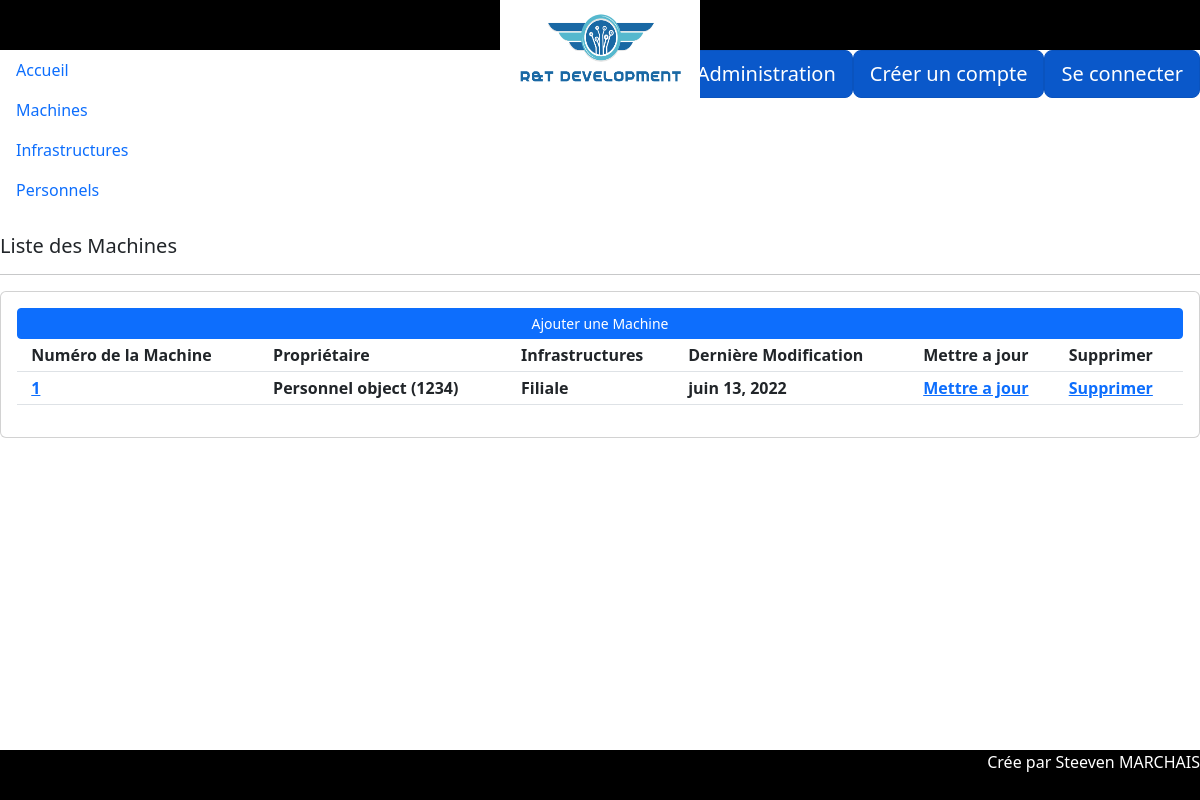
The page /machines/ on the database as committed earlier.
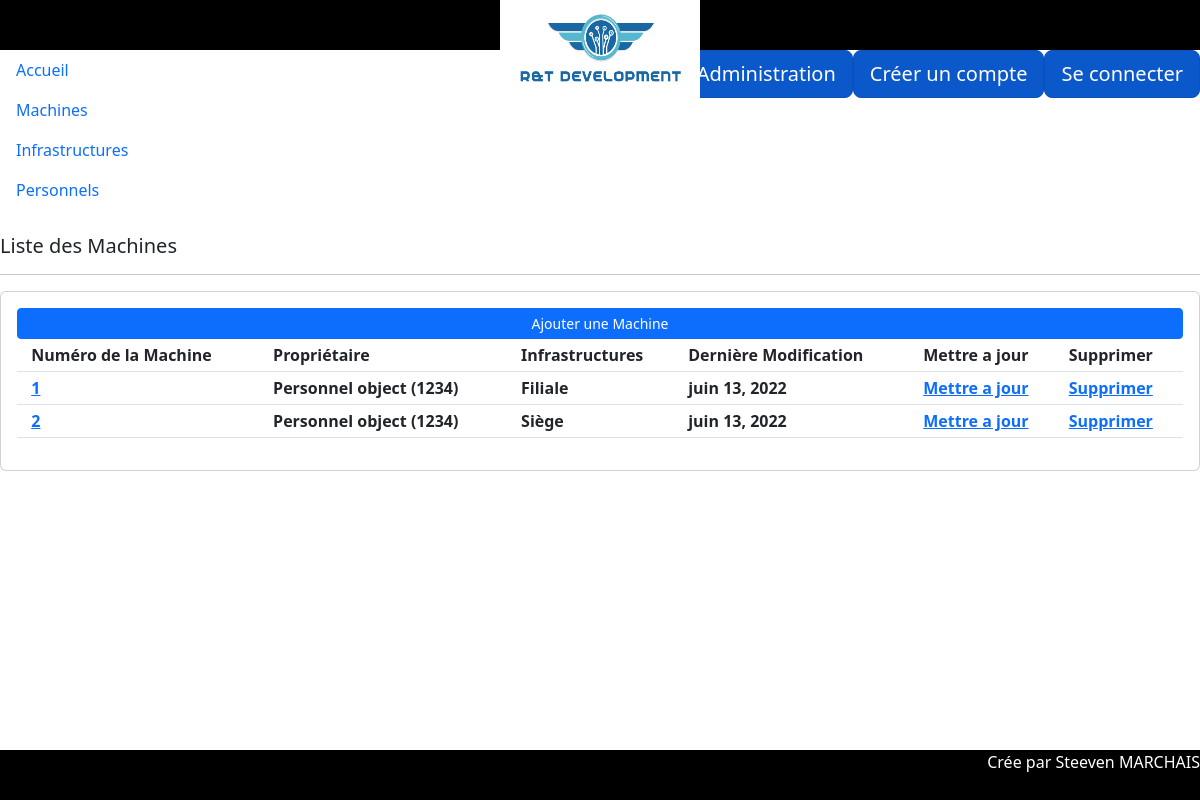
The same page on the database as committed later.
### machines/models.py (models this page shows)
class Machine(models.Model):
    TYPE = (
        ('PC', ('PC - Run windows')),
        ('Mac', ('MAc - Run MacOS')),
        ('Serveur', ('Serveur - Simple Server to deploy virtual machines')) ,
        ('Switch', ('Switch - To maintains and connect servers ')),
    )
    id = models.AutoField(primary_key=True, editable=False)
    proprietaire = models.BigIntegerField()
    proprietaire = models.ForeignKey(Personnel, null=True, on_delete=models.SET_NULL)
    infra = models.CharField(max_length=200)
    maintenanceDate = models.DateField(default = datetime.now())

### personnels/models.py (models this page shows)
class Personnel(models.Model):
    secu = models.BigIntegerField(
                primary_key= True,
                )
    nom = models.CharField(
                max_length=15)
    prenom = models.CharField(
                max_length=15)
    machine_perso = models.SmallIntegerField(
                )
    lieu_travail = models.CharField(
                max_length=15)
    date_de_maintenance = models.DateField(default = datetime.now())

### machines/views.py (the view)
# urls.py: path('', views.list_machines, name="list_machines"),
def list_machines(request):
    machines=Machine.objects.all()
    context = {'machines' :machines}
    return render(request, 'machines/list_machines.html', context)

### templates/machines/list_machines.html
{% extends 'main.html' %}
{% block content %}
<br>
<div class='row'>
    <div>
        <h5>Liste des Machines</h5>
        <hr>
        <div class="card card-body">
            <a class="btn btn-primary btn-sm btn-block" href="/admin/machines/machine/add/">Ajouter une Machine</a>
            <table class="table table-sm">
                <tr>
                    <th></th>
                    <th>Numéro de la Machine</a></th>
                    <th>Propriétaire</th>
                    <th>Infrastructures</th>
                    <th>Dernière Modification</th>
                    <th>Mettre a jour</th>
                    <th>Supprimer</th>
                </tr>
                {% for machine in machines %}
                    <tr>
                        <th></th>
                        <th><a href="{% url 'machine-detail' machine.id %}">{{machine.id}}</a></th>
                        <th>{{machine.proprietaire}}</th>
                        <th>{{machine.infra}}</th>
                        <th>{{machine.maintenanceDate}}</th>
                        <th><a href=''>Mettre a jour</a></th>
                        <th><a href="">Supprimer</a></th>
                    </tr>
                {% endfor %}
            </table>
        </div>
    </div>
</div>
{% endblock %}

### templates/main.html (shortened to what this page needs)
<!DOCTYPE html>
<html lang="fr">
<head>
    {% load static %}
    <link rel="stylesheet" href="{% static 'css/style.css' %}">
    <link href="https://cdn.jsdelivr.net/npm/bootstrap@5.2.0-beta1/dist/css/bootstrap.min.css" rel="stylesheet">
</head>
<header>
    {% load static %}
    <img id="logo" src="{% static 'computerapp/images/rtdev.png' %}"
    alt="logo" style="width:200px;height:100px">
</header>
<body>
    {% include 'base/navbar.html' %}
    {% include 'base/menu_gauche.html' %}
    {% block content %}
    {% endblock %}
    <footer>
        <p id="txt">Crée par Steeven MARCHAIS</p>
    </footer>
</body>
</html>

### templates/base/navbar.html
<a href="{% url 'login' %}" id='button' class="btn btn-primary btn-lg active" role="button" aria-pressed="true">Se connecter</a>
<a href="{% url 'register' %}" id='button' class="btn btn-primary btn-lg active" role="button" aria-pressed="true">Créer un compte</a>
<a href="/admin/" id='button' class="btn btn-primary btn-lg active" role="button" aria-pressed="true">Administration</a>

### templates/base/menu_gauche.html
<nav class="nav flex-column">
  <a class="nav-link active" aria-current="page" href="{% url 'index' %}">Accueil</a>
  <a class="nav-link" href="{% url 'list_machines' %}">Machines</a>
  <a class="nav-link" href="{% url 'list_infra' %}">Infrastructures</a>
  <a class="nav-link" href="{% url 'list_personnels' %}">Personnels</a>
</nav>

### static/css/style.css (style rules this page uses)
body { height: 100%; text-align: center; }
header { background-color: black; height: 50px; }
#button { float: right; }
#logo { margin-top: 0%; margin: auto; display: flex; }
footer { color: white; background-color: black; height: 50px; bottom: 0; width: 100%; position: absolute; }
#txt { float: right; margin-bottom: auto; }

Rows that differ between the two databases and show on the page:
added Machine: id "2", proprietaire "Personnel object (1234)", infra "Siège", maintenanceDate "juin 13, 2022"
